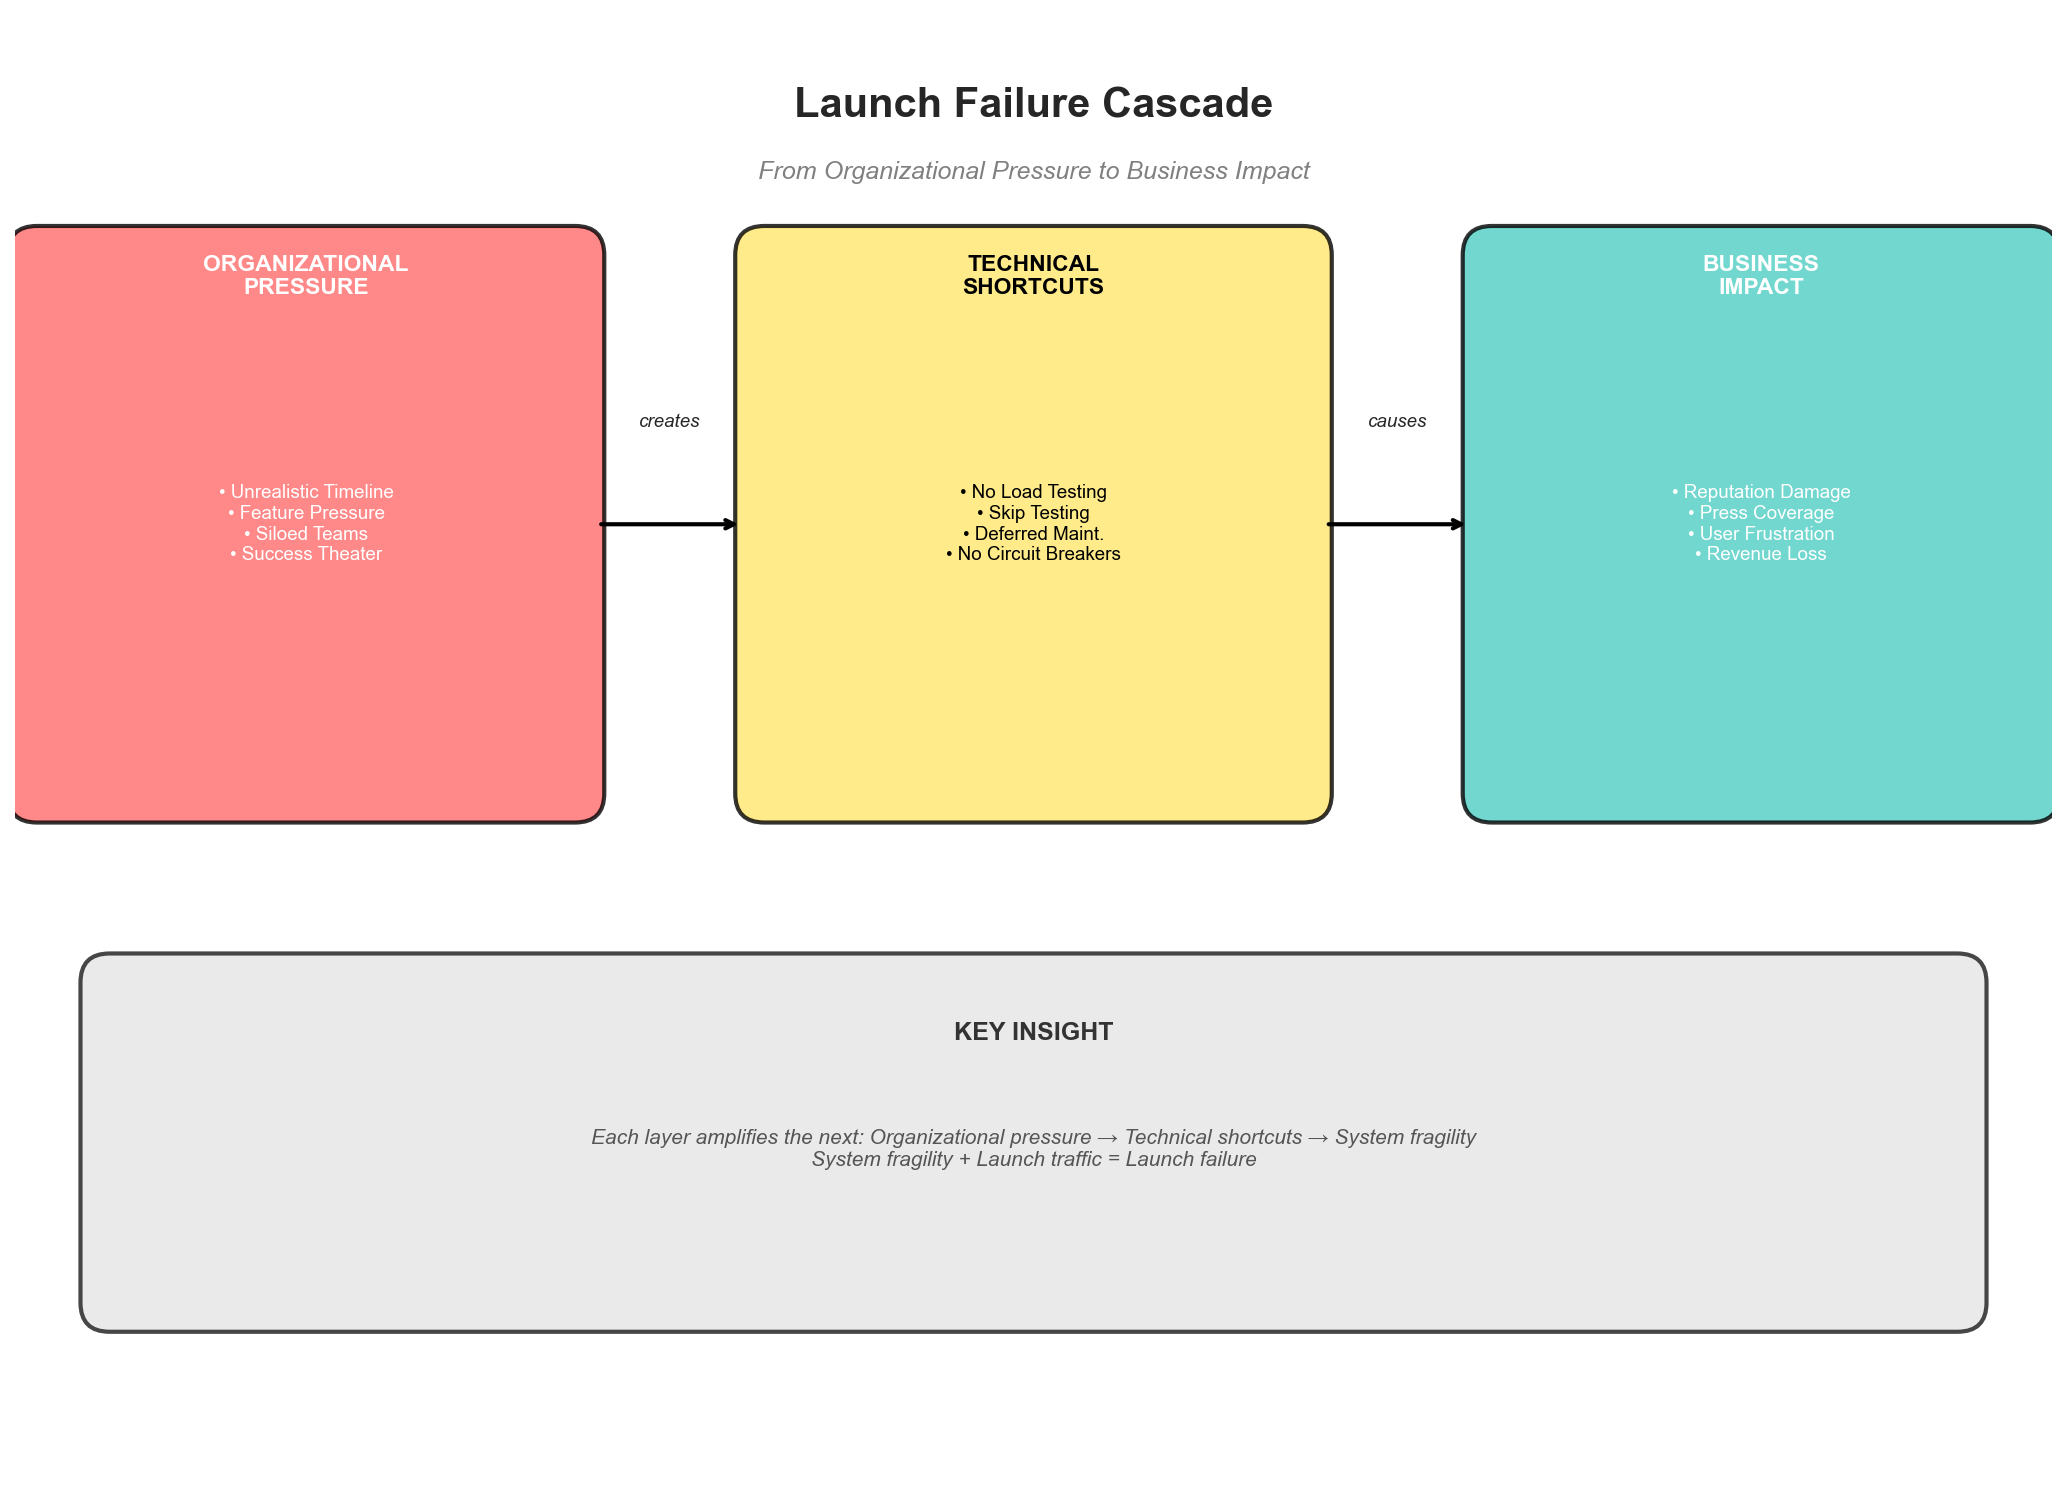

Python code for this plot:
"""
Launch Failure Cascade Visualization
Generates diagrams for Chapter 14 - The Trampled Product Launch
"""

import matplotlib.pyplot as plt
import matplotlib.patches as mpatches
import numpy as np

# Set style
plt.style.use('seaborn-v0_8-whitegrid')

def create_launch_failure_cascade():
    """Create a diagram showing the cascade from organizational pressure to business impact"""

    fig, ax = plt.subplots(1, 1, figsize=(14, 10))
    ax.set_xlim(0, 14)
    ax.set_ylim(0, 10)
    ax.set_aspect('equal')
    ax.axis('off')

    # Title
    ax.text(7, 9.5, "Launch Failure Cascade", fontsize=20, fontweight='bold',
            ha='center', va='top')
    ax.text(7, 9.0, "From Organizational Pressure to Business Impact", fontsize=12,
            ha='center', va='top', style='italic', color='gray')

    # Define box positions and sizes
    boxes = [
        # Organizational Pressure (top)
        {"pos": (2, 6.5), "size": (4, 2), "color": "#FF6B6B", "title": "ORGANIZATIONAL\nPRESSURE",
         "items": ["Unrealistic Timeline", "Feature Pressure", "Siloed Teams", "Success Theater"]},

        # Technical Shortcuts (middle)
        {"pos": (7, 6.5), "size": (4, 2), "color": "#FFE66D", "title": "TECHNICAL\nSHORTCUTS",
         "items": ["No Load Testing", "Skip Testing", "Deferred Maintenance", "No Circuit Breakers"]},

        # Business Impact (bottom right)
        {"pos": (12, 6.5), "size": (0.1, 0.1), "color": "#4ECDC4", "title": "", "items": []},  # Hidden anchor
    ]

    # Draw Organizational Pressure box
    org_box = mpatches.FancyBboxPatch((0, 4.5), 4, 4,
                                       boxstyle="round,pad=0.05,rounding_size=0.2",
                                       facecolor="#FF6B6B", edgecolor="black", linewidth=2, alpha=0.8)
    ax.add_patch(org_box)
    ax.text(2, 8.2, "ORGANIZATIONAL\nPRESSURE", fontsize=11, fontweight='bold',
            ha='center', va='center', color="white")
    ax.text(2, 6.5, "• Unrealistic Timeline\n• Feature Pressure\n• Siloed Teams\n• Success Theater",
            fontsize=9, ha='center', va='center', color="white")

    # Draw Technical Shortcuts box
    tech_box = mpatches.FancyBboxPatch((5, 4.5), 4, 4,
                                        boxstyle="round,pad=0.05,rounding_size=0.2",
                                        facecolor="#FFE66D", edgecolor="black", linewidth=2, alpha=0.8)
    ax.add_patch(tech_box)
    ax.text(7, 8.2, "TECHNICAL\nSHORTCUTS", fontsize=11, fontweight='bold',
            ha='center', va='center', color="black")
    ax.text(7, 6.5, "• No Load Testing\n• Skip Testing\n• Deferred Maint.\n• No Circuit Breakers",
            fontsize=9, ha='center', va='center', color="black")

    # Draw Business Impact box
    biz_box = mpatches.FancyBboxPatch((10, 4.5), 4, 4,
                                       boxstyle="round,pad=0.05,rounding_size=0.2",
                                       facecolor="#4ECDC4", edgecolor="black", linewidth=2, alpha=0.8)
    ax.add_patch(biz_box)
    ax.text(12, 8.2, "BUSINESS\nIMPACT", fontsize=11, fontweight='bold',
            ha='center', va='center', color="white")
    ax.text(12, 6.5, "• Reputation Damage\n• Press Coverage\n• User Frustration\n• Revenue Loss",
            fontsize=9, ha='center', va='center', color="white")

    # Draw arrows between boxes
    arrow_style = dict(arrowstyle='->', color='black', lw=2)

    # Arrow from Organizational to Technical
    ax.annotate('', xy=(5, 6.5), xytext=(4, 6.5), arrowprops=arrow_style)

    # Arrow from Technical to Business
    ax.annotate('', xy=(10, 6.5), xytext=(9, 6.5), arrowprops=arrow_style)

    # Add "Amplifies" labels
    ax.text(4.5, 7.2, "creates", fontsize=9, ha='center', va='center', style='italic')
    ax.text(9.5, 7.2, "causes", fontsize=9, ha='center', va='center', style='italic')

    # Add KEY INSIGHT box at bottom
    insight_box = mpatches.FancyBboxPatch((0.5, 1), 13, 2.5,
                                          boxstyle="round,pad=0.05,rounding_size=0.2",
                                          facecolor="#E8E8E8", edgecolor="#333", linewidth=2, alpha=0.9)
    ax.add_patch(insight_box)
    ax.text(7, 3, "KEY INSIGHT", fontsize=12, fontweight='bold', ha='center', va='center', color="#333")
    ax.text(7, 2.2, "Each layer amplifies the next: Organizational pressure → Technical shortcuts → System fragility\n"
             "System fragility + Launch traffic = Launch failure",
            fontsize=10, ha='center', va='center', color="#555", style='italic')

    plt.tight_layout()
    plt.savefig('launch_failure_cascade.png', dpi=150, bbox_inches='tight', facecolor='white')
    plt.close()
    print("Created: launch_failure_cascade.png")


def create_timeline_disaster():
    """Create a timeline visualization of a launch disaster"""

    fig, ax = plt.subplots(1, 1, figsize=(14, 8))
    ax.set_xlim(0, 14)
    ax.set_ylim(0, 10)
    ax.axis('off')

    # Title
    ax.text(7, 9.5, "Timeline of a Launch Disaster", fontsize=18, fontweight='bold',
            ha='center', va='top')

    # Timeline phases
    phases = [
        {"name": "PRE-LAUNCH", "duration": "Months", "x": 2, "color": "#3498DB",
         "events": ["Features incomplete", "Testing shortcuts", "Pressure mounts"]},

        {"name": "LAUNCH", "duration": "Hour 0", "x": 7, "color": "#E74C3C",
         "events": ["Go live", "Traffic spikes", "Performance degrades"]},

        {"name": "POST-LAUNCH", "duration": "Days/Weeks", "x": 12, "color": "#9B59B6",
         "events": ["System crashes", "Users frustrated", "Reputation damaged"]},
    ]

    # Draw timeline line
    ax.plot([1, 13], [5, 5], 'k-', lw=3)

    # Draw phase boxes and markers
    for i, phase in enumerate(phases):
        x = phase["x"]

        # Phase marker
        circle = mpatches.Circle((x, 5), 0.5, facecolor=phase["color"], edgecolor="black", lw=2)
        ax.add_patch(circle)

        # Phase name above
        ax.text(x, 7.5, phase["name"], fontsize=11, fontweight='bold', ha='center', va='center')
        ax.text(x, 6.8, phase["duration"], fontsize=9, ha='center', va='center', style='italic', color='gray')

        # Events below
        events_text = "\n".join(phase["events"])
        ax.text(x, 3.2, events_text, fontsize=8, ha='center', va='top', linespacing=1.5)

        # Phase number
        ax.text(x, 5, str(i+1), fontsize=12, fontweight='bold', ha='center', va='center', color='white')

    # Add annotations for key moments
    ax.annotate('Launch Date\n(Fixed by marketing)', xy=(7, 5), xytext=(4, 2),
                fontsize=9, ha='center', va='center',
                arrowprops=dict(arrowstyle='->', color='#E74C3C', lw=1.5),
                bbox=dict(boxstyle='round', facecolor='#FFEEEE', edgecolor='#E74C3C'))

    ax.annotate('Peak Traffic\n(Beyond capacity)', xy=(7, 5), xytext=(10, 2),
                fontsize=9, ha='center', va='center',
                arrowprops=dict(arrowstyle='->', color='#E74C3C', lw=1.5),
                bbox=dict(boxstyle='round', facecolor='#FFEEEE', edgecolor='#E74C3C'))

    # Key insight at bottom
    ax.text(7, 1, "The problem isn't the launch day—it's everything that happened before it.",
            fontsize=11, ha='center', va='center', style='italic', color='#333',
            bbox=dict(boxstyle='round', facecolor='#F0F0F0', edgecolor='none'))

    plt.tight_layout()
    plt.savefig('timeline_disaster.png', dpi=150, bbox_inches='tight', facecolor='white')
    plt.close()
    print("Created: timeline_disaster.png")


def create_technical_debt_timeline():
    """Visualize how technical debt accumulates and comes due"""

    fig, (ax1, ax2) = plt.subplots(2, 1, figsize=(14, 10))

    # Top plot: Debt accumulation over time
    time_months = np.arange(0, 12, 0.1)

    # Debt accumulation (accelerates over time)
    debt = 10 * np.exp(0.15 * time_months)
    debt = np.clip(debt, 0, 100)

    ax1.plot(time_months, debt, 'r-', lw=3, label='Technical Debt')
    ax1.axhline(y=50, color='orange', linestyle='--', lw=2, label='Warning Threshold')
    ax1.axhline(y=80, color='red', linestyle='--', lw=2, label='Critical Threshold')

    # Mark launch
    launch_idx = 6  # Launch at month 6
    ax1.axvline(x=launch_idx, color='green', linestyle='-', lw=3, alpha=0.7, label='Launch Date')
    ax1.scatter([launch_idx], [debt[int(launch_idx*10)]], s=200, c='green', zorder=5, marker='*')

    # Annotations
    ax1.annotate('Launch Date\n(Debt comes due)', xy=(launch_idx, debt[int(launch_idx*10)]),
                 xytext=(launch_idx+1.5, debt[int(launch_idx*10)]+15),
                 fontsize=10, ha='center',
                 arrowprops=dict(arrowstyle='->', color='green', lw=2))

    ax1.set_xlabel('Months of Development', fontsize=12)
    ax1.set_ylabel('Technical Debt Level', fontsize=12)
    ax1.set_title('Technical Debt Accumulation vs. Launch Date', fontsize=14, fontweight='bold')
    ax1.legend(loc='upper left')
    ax1.set_ylim(0, 110)
    ax1.set_xlim(0, 12)
    ax1.grid(True, alpha=0.3)

    # Bottom plot: System reliability
    # Reliability inversely proportional to debt
    reliability = 100 - debt * 0.8
    reliability = np.clip(reliability, 0, 100)

    ax2.plot(time_months, reliability, 'b-', lw=3, label='System Reliability')
    ax2.axhline(y=90, color='green', linestyle='--', lw=2, label='Target Reliability (90%)')
    ax2.axvline(x=launch_idx, color='red', linestyle='-', lw=3, alpha=0.7, label='Launch Date')

    # Shade the "danger zone"
    ax2.fill_between(time_months[launch_idx*10:], 0, reliability[launch_idx*10:],
                     alpha=0.3, color='red', label='Danger Zone')

    ax2.set_xlabel('Months of Development', fontsize=12)
    ax2.set_ylabel('System Reliability (%)', fontsize=12)
    ax2.set_title('System Reliability Degradation', fontsize=14, fontweight='bold')
    ax2.legend(loc='lower left')
    ax2.set_ylim(0, 110)
    ax2.set_xlim(0, 12)
    ax2.grid(True, alpha=0.3)

    plt.tight_layout()
    plt.savefig('technical_debt_timeline.png', dpi=150, bbox_inches='tight', facecolor='white')
    plt.close()
    print("Created: technical_debt_timeline.png")


def create_comparison_table():
    """Create a comparison visualization of launch success vs failure factors"""

    fig, ax = plt.subplots(1, 1, figsize=(14, 8))
    ax.set_xlim(0, 14)
    ax.set_ylim(0, 10)
    ax.axis('off')

    ax.text(7, 9.5, "Launch Success vs. Failure Factors", fontsize=18, fontweight='bold', ha='center')

    # Column headers
    ax.text(3.5, 8.5, "FAILURE FACTORS", fontsize=14, fontweight='bold', ha='center', color='#E74C3C')
    ax.text(10.5, 8.5, "SUCCESS FACTORS", fontsize=14, fontweight='bold', ha='center', color='#27AE60')

    # Factors lists
    failure_factors = [
        "Timeline set by marketing",
        "Testing skipped for speed",
        "No load testing performed",
        "Ops not involved in planning",
        "No rollback plan",
        "Monitoring added after launch",
        "Success theater over honesty",
        "Feature complete > stable",
    ]

    success_factors = [
        "Timeline based on technical readiness",
        "Comprehensive testing done",
        "Realistic load testing required",
        "Cross-functional team from day 1",
        "Rollback tested and ready",
        "Monitoring baseline established",
        "Honest assessment of risks",
        "Stable > feature complete",
    ]

    # Draw failure factors (left)
    for i, factor in enumerate(failure_factors):
        y = 7.8 - i * 0.8
        # Box
        box = mpatches.FancyBboxPatch((0.5, y-0.3), 6, 0.6,
                                       boxstyle="round,pad=0.02,rounding_size=0.1",
                                       facecolor="#FFEEEE", edgecolor="#E74C3C", linewidth=1)
        ax.add_patch(box)
        ax.text(3.5, y, f"❌ {factor}", fontsize=9, ha='center', va='center')

    # Draw success factors (right)
    for i, factor in enumerate(success_factors):
        y = 7.8 - i * 0.8
        # Box
        box = mpatches.FancyBboxPatch((7.5, y-0.3), 6, 0.6,
                                       boxstyle="round,pad=0.02,rounding_size=0.1",
                                       facecolor="#EEFFEE", edgecolor="#27AE60", linewidth=1)
        ax.add_patch(box)
        ax.text(10.5, y, f"✅ {factor}", fontsize=9, ha='center', va='center')

    # Arrow between columns
    ax.annotate('', xy=(7.3, 5), xytext=(6.7, 5),
                arrowprops=dict(arrowstyle='->', color='gray', lw=2))
    ax.text(7, 4.5, "The difference\nis process", fontsize=11, ha='center',
            va='center', style='italic', color='gray')

    plt.tight_layout()
    plt.savefig('success_vs_failure.png', dpi=150, bbox_inches='tight', facecolor='white')
    plt.close()
    print("Created: success_vs_failure.png")


if __name__ == "__main__":
    create_launch_failure_cascade()
    create_timeline_disaster()
    create_technical_debt_timeline()
    create_comparison_table()
    print("\nAll visualizations created successfully!")
